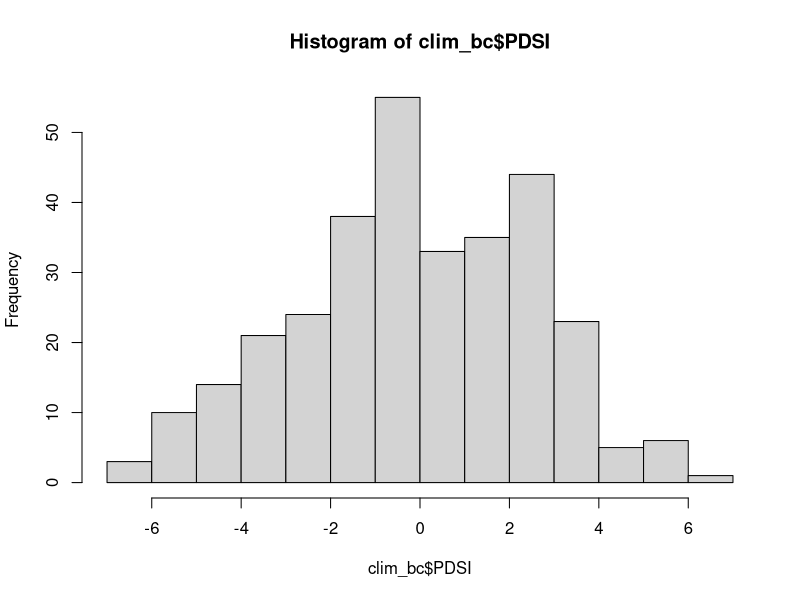

Write the R code that produced this figure.
clim_bc <- read.table("flood/data/climate_co.txt", header = TRUE)

head(clim_bc$YearMonth)
## That would make life hard, so lets add a day (01)

#add a day of the month to each year-month combination (new variable)
clim_bc$Date <- paste(clim_bc$YearMonth,"01", sep="")

clim_bc$Date <- as.Date(clim_bc$Date, format="%Y%m%d")

#check for NOdata
summary(clim_bc$PDSI)
hist(clim_bc$PDSI)

write.csv(clim_bc, "flood/data/climate_co.csv", row.names = FALSE)

